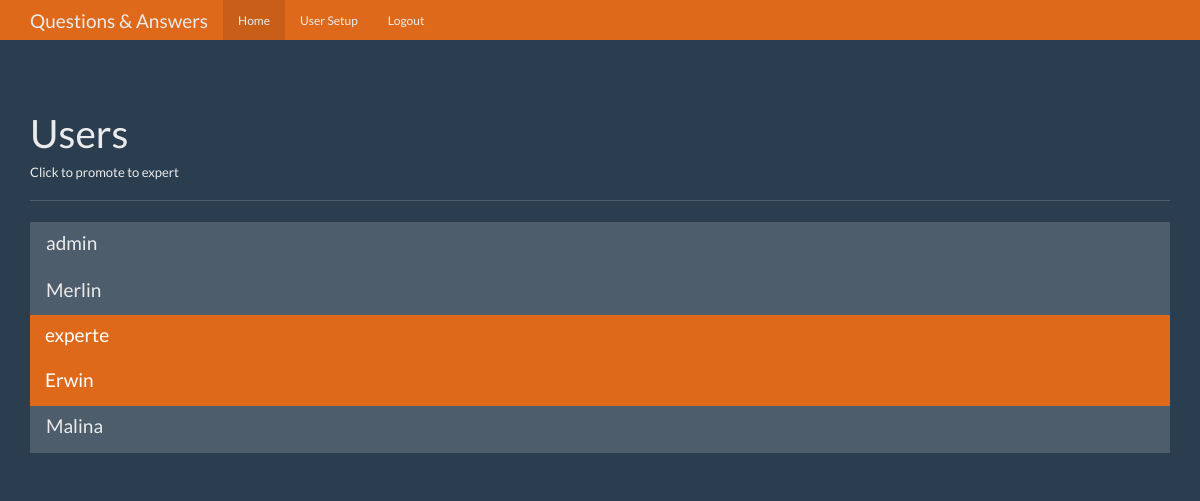
The app's page /users (signed in) with its own data.
### tables this page shows
CREATE TABLE users(
    id integer primary key autoincrement,
    name text not null,
    password text not null,
    expert boolean not null default 0,
    admin boolean not null default 0
);

### app.py (the view)
@app.route('/users')
def users():
    user = get_current_user()
    if not user:
        return redirect(url_for('login'))
    if user['admin'] == 0:
        return redirect(url_for('login'))
    db = get_db()
    user_cur = db.execute('select id, name, expert, admin from users ')
    users_result = user_cur.fetchall()
    return render_template('users.html', user = user, users_result = users_result)

### app.py (called while the page is built)
def get_current_user():
    user_result = None
    db = get_db()
    if 'user' in session:
        user = session['user']
        user_cur = db.execute('select id, name, password, expert, admin from users where name = ?', [user])
        user_result = user_cur.fetchone()
    return user_result

### database.py (called while the page is built)
def connect_db():
    sql = sqlite3.connect('questions.db')
    sql.row_factory = sqlite3.Row
    return sql

def get_db():
    if not hasattr(g, 'sqlite_db'):
        g.sqlite_db = connect_db()
    return g.sqlite_db

### templates/users.html (shortened to what this page needs)
<!DOCTYPE html>
<html lang="en">
  <head>
    <link href="{{ url_for( 'static', filename='bootstrap.min.css') }}" rel="stylesheet">
    <link href="{{ url_for( 'static', filename='theme.css') }}" rel="stylesheet">
  </head>
  <body>
    <nav class="navbar navbar-inverse navbar-fixed-top">
      <div class="container">
        <div class="navbar-header">
          <a class="navbar-brand" href="#">Questions & Answers</a>
        </div>
        <div id="navbar" class="navbar-collapse collapse">
          <ul class="nav navbar-nav">
              <li class="active"><a href="{{ url_for('index') }}">Home</a></li>
            {% if user and user['admin'] %}
            <li><a href="{{ url_for('users') }}">User Setup</a></li>
            {% endif %}
            {% if user %}
            <li><a href="{{ url_for('logout') }}">Logout</a></li>
            {% endif %}
          </ul>
        </div>
      </div>
    </nav>
    <div class="container theme-showcase" role="main">
      <div class="page-header">
        <h1>Users</h1>
        <h6>Click to promote to expert</h6>
      </div>
      <div class="row">
        <div class="col-lg-12">
          <div class="list-group">
            {% for user in users_result %}
            <a href="{{ url_for('promote', user = user['id']) }}" class="list-group-item {% if user['expert'] %} active {% endif %}">
                <h4 class="list-group-item-heading">{{ user['name'] }}</h4>
            </a>
            {% endfor %}
          </div>
        </div>
      </div>
    </div>
  </body>
</html>

### static/theme.css (style rules this page uses)
body { padding-top: 70px; padding-bottom: 30px; }

### records on screen
users: name "admin"
users: name "Merlin"
users: name "experte"
users: name "Erwin"
users: name "Malina"
